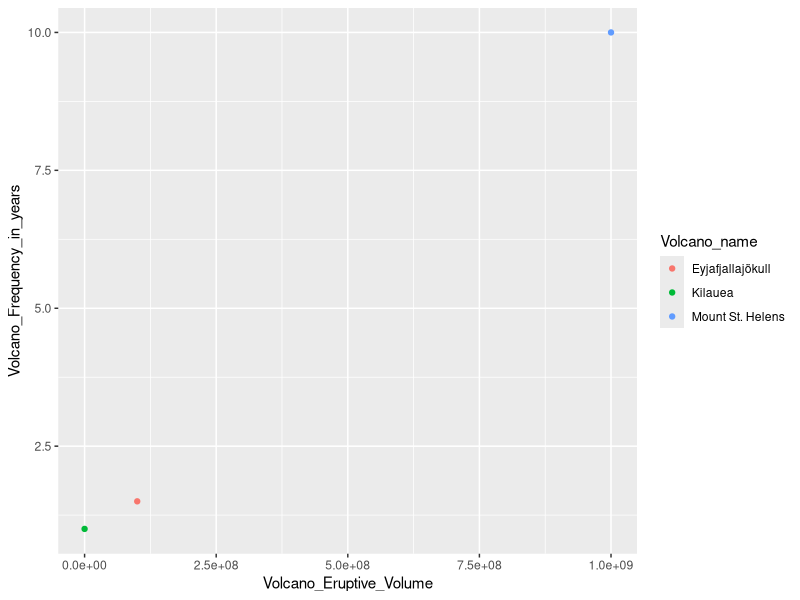
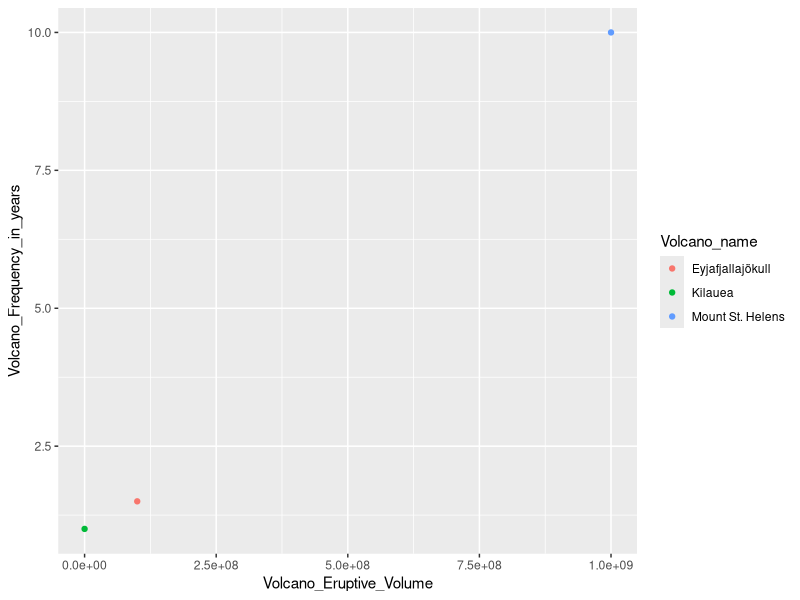

Here is the R script that generated these plots, in order:
## ---- chunk 1
#Volcanoes package

Volcano_Eruptive_Volume <- c(1000, 100000000, 1000000000)
Volcano_Frequency_in_years <- c(1, 1.5, 10)
Volcano_name = c("Kilauea","Eyjafjallajökull","Mount St. Helens" )

##creating Data Frome

Volcanoes <- data.frame(Volcano_Eruptive_Volume,Volcano_Frequency_in_years, Volcano_name)
library(ggplot2)
ggplot(data=Volcanoes)+
  geom_point(mapping=aes(x=Volcano_Eruptive_Volume, y=Volcano_Frequency_in_years, color=Volcano_name))


## ---- chunk 2
library(ggplot2)
ggplot(data=Volcanoes)+
  geom_point(mapping=aes(x=Volcano_Eruptive_Volume, y=Volcano_Frequency_in_years, color=Volcano_name))

